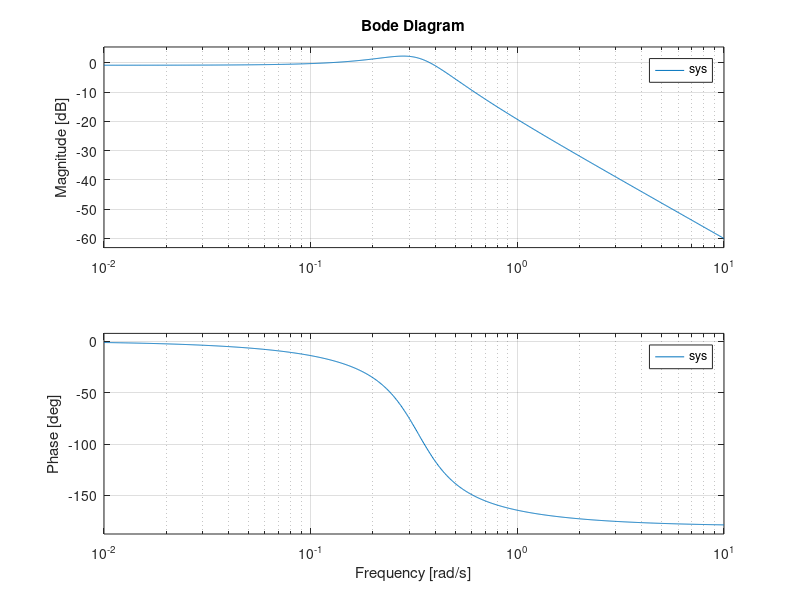
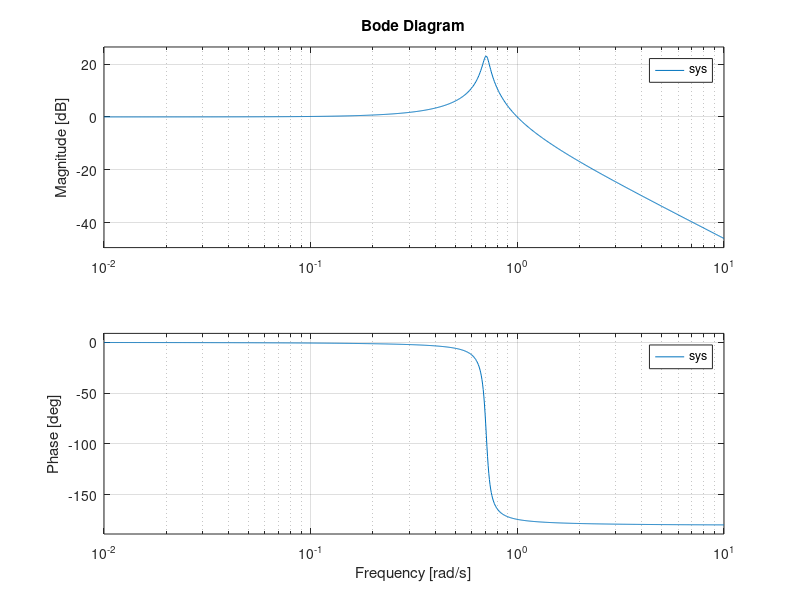
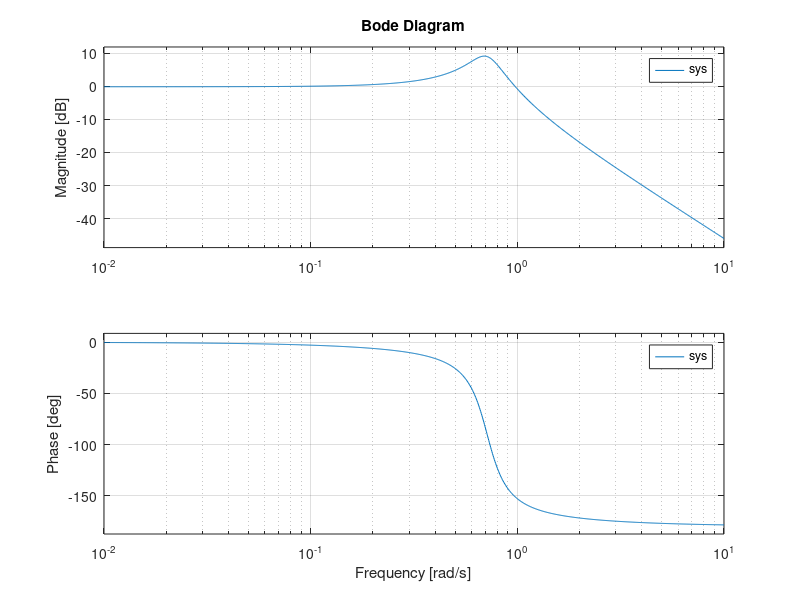

The MATLAB source for these figures, in order:
%% ES155 HW6 Problem 2

m = 1000;
c = 50;
b = 25;
a = 0.2;
T = 200;

%% Part b
kp = [0.01 0.1]

figure(1); clf;
for i = 1:length(kp)
    
    H_eu = tf(kp(i))
    H_uT = tf(a*T, [1, a])
    H_Tv = tf(b, [m, c])
    H_ev = H_Tv * H_uT * H_eu
    H_fdbk = tf(1)
    H = feedback(H_ev, H_fdbk)
    
    sys = ss(H)
    subplot(length(kp),2,2*i-1)
    step(sys)
    
    subplot(length(kp),2, 2*i)
    bode(sys)
    
end

%% Part d

kp = 0.5
ki = 0.1

H_eu = tf([kp, ki], [1, 0])
H_uT = tf(a*T, [1, a])
H_Tv = tf(b, [m, c])
H_fdbk = tf(1, 1)
H = feedback(H_Tv * H_uT * H_eu, H_fdbk)

sys = ss(H)
figure(2); clf;

subplot(1, 2, 1)
step(sys)

subplot(1, 2, 2)
bode(sys)

%% Try using separate transfer functions:

H_eu = tf(kp, 1)
H_uT = tf(a*T, [1, a])
H_Tv = tf(b, [m, c])
H_fdbk = tf(1, 1)
H = feedback(H_Tv * H_uT * H_eu, H_fdbk)

%[A, B, C, D] = tf2ss(H)
sys = ss(H)
figure(3); clf;
subplot(1,2,1)
step(sys)
subplot(1, 2, 2)
bode(sys)


